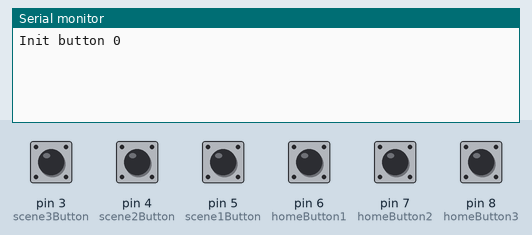
A sketch run on a simulated Arduino Uno, built with avr-gcc and run on an emulated ATmega328P. On the bench: the last lines printed to the serial monitor. The inputs (shaded band) are chosen by the test bench; at power-on: pin 3 (scene3Button), pin 4 (scene2Button), pin 5 (scene1Button), pin 6 (homeButton1), pin 7 (homeButton2), pin 8 (homeButton3) HIGH.

Above: at 2.3 s.
2.4 s: pin 3 (scene3Button) pulled LOW for 1 s
At 3.7 s:
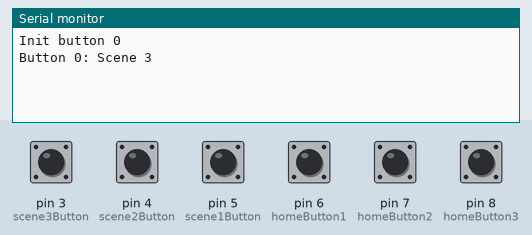
6.4 s: pin 6 (homeButton1) pulled LOW for 0.15 s
At 7.7 s:
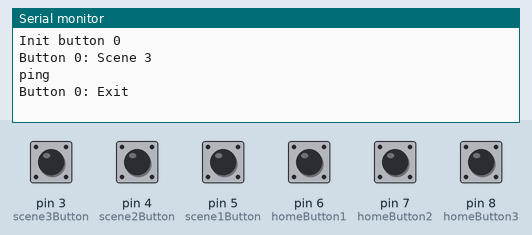
8.0 s: pin 4 (scene2Button) pulled LOW for 1 s
At 9.2 s:
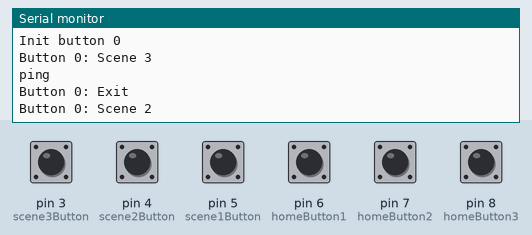
10.5 s: pin 5 (scene1Button) pulled LOW for 0.15 s
At 11.0 s:
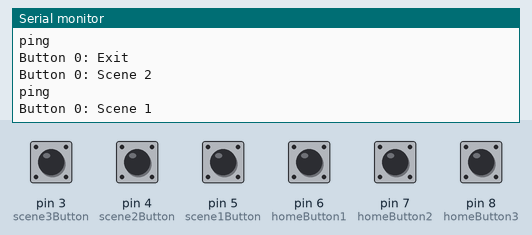

Measured:
- after the input at 2.4 s, the serial monitor: prints a new line after 0.15 s (image 1)
- after the input at 6.4 s, the serial monitor: prints a new line after 0.15 s (image 2)
- after the input at 8.0 s, the serial monitor: prints a new line after 0.15 s (image 3)
- after the input at 10.5 s, the serial monitor: prints a new line after 0.15 s (image 4)

The sketch:

intetix-neft-button.ino
```cpp
#include "Button.h"

#define DEVICE_ID 0
#define BUTTONS_COUNT 6

Button scene1Button(5);
Button scene2Button(4);
Button scene3Button(3);
Button homeButton1(6);
Button homeButton2(7);
Button homeButton3(8);


Button *buttons[BUTTONS_COUNT]{
        &scene1Button,
        &scene2Button,
        &scene3Button,

        &homeButton1,
        &homeButton2,
        &homeButton3,
};

#define PING_PERIOD_MS 5000
unsigned long pingTimer = 0;


String get_button_tag(const uint8_t id) {
    switch (id) {
        case 0:
            return F("Scene 1");
        case 1:
            return F("Scene 2");
        case 2:
            return F("Scene 3");
        case 3:
        case 4:
        case 5:
            return F("Exit");
        default:
            return F("");
    }
}


void setup() {
    // Delay to prevent garbage data in Serial (?)
    delay(1000);

    // Serial interface to PC
    Serial.begin(9600);

    // Do nothing while Serial is initializing
    while (!Serial);
    delay(100);

    // Init device
    Serial.print(F("Init button "));
    Serial.print(DEVICE_ID);
    Serial.println();

    // Init all the buttons
    for (auto &button: buttons) {
        button->init();
    }
}

void loop() {
    for (int i = 0; i < BUTTONS_COUNT; i++) {
        buttons[i]->update();

        if (buttons[i]->wasPressed()) {
            Serial.print(F("Button "));
            Serial.print(DEVICE_ID);
            Serial.print(F(": "));
            Serial.println(get_button_tag(i));
        }
    }

    if (millis() - pingTimer > PING_PERIOD_MS) {
        Serial.println("ping");
        pingTimer = millis();
    }
}
```

Button.h
```cpp
#pragma once

#include <Arduino.h>
#include <Bounce2.h>

class Button {
public:
public:
    Button(const uint8_t input_pin,
           const bool activeLevel = LOW)
            : pin(input_pin),
              activeLevel(activeLevel) {
        if (pin != -1) {
            debouncer.attach(pin, INPUT_PULLUP);
            debouncer.interval(150);
        }
    }

    void init() {}

    void update() {
        debouncer.update();
    }

    inline bool wasPressed() const {
        return activeLevel == LOW ? debouncer.fell() : debouncer.rose();
    }

private:
    const uint8_t pin;
    const bool activeLevel;
    Bounce debouncer = Bounce();
};
```
